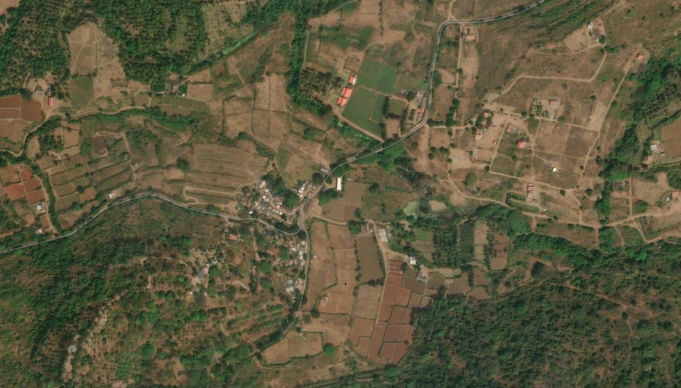
#> input picture data/Seven Villages/kodanur.png, 1362 x 775 px (shown at 1/2 size)
$ python -i auto_generate_organic_polygons.py   (imports and definitions only)
#> lines starting #> are read from the running program, lines starting #| are printed output that depends on the picture
"""
MACONFLIC - Organic Terrain-Edge Polygon Generator  (v2 — ray-cast approach)
=============================================================================
Produces genuinely organic, terrain-following polygon cutouts for each village
satellite screenshot.  Each village gets a completely independent shape derived
from its own image content — NOT a perturbed ellipse.

Algorithm
---------
1.  Load the source satellite PNG (RGB, full resolution).
2.  Detect and strip bottom/top UI bars (Esri watermark row = low variance).
3.  Build a local-variance saliency map: each pixel scores how much
    colour variation exists in its local neighbourhood.
4.  For N angles around the image centre, cast a ray outward to the content
    boundary, then walk inward until meaningful terrain is found.
5.  Apply two-layer macro + micro noise perturbation (large amplitude) so
    the boundary has genuine bays, peninsulas, and concavities.
6.  Light 3-neighbour smoothing preserves organic character without ovals.
7.  Save annotation JSON compatible with generate_village_polygon_cutouts.py.

Run:
    python scripts/auto_generate_organic_polygons.py
    python scripts/auto_generate_organic_polygons.py --village kodanur
    python scripts/auto_generate_organic_polygons.py --force    # overwrite existing
    python scripts/auto_generate_organic_polygons.py --preview  # save debug preview
"""

import os
import sys
import json
import math
import argparse
from datetime import datetime

try:
    import numpy as np
except ImportError:
    print("[ERROR] numpy required. Run: pip install numpy")
    sys.exit(1)

try:
    from PIL import Image, ImageFilter, ImageDraw
except ImportError:
    print("[ERROR] Pillow required. Run: pip install Pillow")
    sys.exit(1)

# ── Paths ────────────────────────────────────────────────────────────────────
REPO_ROOT      = os.path.abspath(os.path.join(os.path.dirname(__file__), ".."))
INPUT_DIR      = os.path.join(REPO_ROOT, "data", "Seven Villages")
ANNOTATION_DIR = os.path.join(REPO_ROOT, "data", "village_polygon_cutouts", "annotations")
OUTPUT_DIR     = os.path.join(REPO_ROOT, "data", "village_polygon_cutouts", "outputs")
# [2 lines not run here, left out]

VILLAGE_MAP = {
    "kodanur":    "kodanur.png",
    "pudur":      "pudur.png",
    "panapalli":  "panapalli.png",
    "kandivazhi": "kandivazhi.png",
    "sembukarai": "sembukarai.png",
}

# Per-village tuning: each village gets its own seed, frequency, and amplitude
# so every polygon shape is visually distinct from all other villages.
VILLAGE_PARAMS = {
    "kodanur":    {"seed": 11,  "n_pts": 300, "macro_amp": 0.22, "micro_amp": 0.10,
                   "macro_freq": 5,  "micro_freq": 18, "edge_margin": 0.04,
                   "content_pull": 0.18, "smooth_passes": 3},
    "pudur":      {"seed": 37,  "n_pts": 280, "macro_amp": 0.26, "micro_amp": 0.11,
                   "macro_freq": 6,  "micro_freq": 20, "edge_margin": 0.05,
                   "content_pull": 0.20, "smooth_passes": 3},
    "panapalli":  {"seed": 53,  "n_pts": 290, "macro_amp": 0.20, "micro_amp": 0.09,
                   "macro_freq": 4,  "micro_freq": 16, "edge_margin": 0.04,
                   "content_pull": 0.16, "smooth_passes": 3},
    "kandivazhi": {"seed": 79,  "n_pts": 320, "macro_amp": 0.28, "micro_amp": 0.12,
                   "macro_freq": 7,  "micro_freq": 22, "edge_margin": 0.03,
                   "content_pull": 0.22, "smooth_passes": 3},
    "sembukarai": {"seed": 97,  "n_pts": 310, "macro_amp": 0.24, "micro_amp": 0.10,
                   "macro_freq": 5,  "micro_freq": 19, "edge_margin": 0.04,
                   "content_pull": 0.19, "smooth_passes": 3},
}


# ── Smooth periodic noise ─────────────────────────────────────────────────────

def _smooth_noise(n: int, seed: int, freq: float,
                  octaves: int = 4, persistence: float = 0.55) -> np.ndarray:
    """
    Periodic 1-D noise in [-1, 1] via layered sinusoids with random phase.
    Periodic so the polygon ring wraps seamlessly.
    """
    rng = np.random.default_rng(seed)
    t = np.linspace(0, 2 * math.pi, n, endpoint=False)
    result = np.zeros(n)
    amp = 1.0
    total = 0.0
    for k in range(1, octaves + 1):
        phase = rng.uniform(0, 2 * math.pi)
        result += amp * np.sin(freq * k * t + phase)
        total  += amp
        amp    *= persistence
    return result / total   # [-1, 1]


# ── UI bar detection ──────────────────────────────────────────────────────────

def detect_ui_insets(arr: np.ndarray) -> tuple:
    """
    Return (top_px, bottom_px, left_px, right_px) of low-variance UI chrome
    (Esri / Google watermark bars).
    """
    h, w = arr.shape[:2]
    top_px = bot_px = lft_px = rgt_px = 0

    for y in range(h - 1, max(h - 80, 0), -1):
        if float(arr[y].std()) < 20:
            bot_px = h - y
        else:
            break
    for y in range(0, min(80, h)):
        if float(arr[y].std()) < 20:
            top_px = y + 1
        else:
            break
    for x in range(0, min(60, w)):
        if float(arr[:, x].std()) < 20:
            lft_px = x + 1
        else:
            break
    for x in range(w - 1, max(w - 60, 0), -1):
        if float(arr[:, x].std()) < 20:
            rgt_px = w - x
        else:
            break

    return top_px, bot_px, lft_px, rgt_px


# ── Local-variance saliency map ───────────────────────────────────────────────

def build_saliency(arr_gray: np.ndarray, radius: int = 12) -> np.ndarray:
    """
    Float32 saliency map: local standard deviation of pixel brightness.
    High value = rich terrain content (roads, buildings, varied vegetation).
    Uses two box-blur passes (fast, no scipy/cv2 needed).
    """
    pil = Image.fromarray(arr_gray)
    br  = radius * 2 + 1
    # E[X]
    mean_arr = np.array(pil.filter(ImageFilter.BoxBlur(br)), dtype=np.float32)
    # E[X^2]  — scale to stay in uint8 range for the blur, then un-scale
    sq_arr = np.clip(arr_gray.astype(np.float32) ** 2 / 255.0, 0, 255).astype(np.uint8)
    mean_sq = np.array(
        Image.fromarray(sq_arr).filter(ImageFilter.BoxBlur(br)), dtype=np.float32
    ) * 255.0
    variance = np.maximum(0.0, mean_sq - mean_arr ** 2)
    std_map  = np.sqrt(variance)
    mx = std_map.max()
    if mx > 0:
        std_map /= mx
    return std_map


# ── Ray-cast boundary finder ──────────────────────────────────────────────────

def raycast_boundary(saliency: np.ndarray,
                     cx: float, cy: float,
                     angle: float,
                     x_min: int, x_max: int,
                     y_min: int, y_max: int,
                     content_pull: float = 0.18,
                     step: float = 2.0) -> tuple:
    """
    From (cx, cy) fire a ray at 'angle' to the content rectangle boundary.
    Walk INWARD along the ray accumulating saliency until the cumulative
    sum exceeds content_pull * ray_length — that is where meaningful terrain
    content begins.  Returns (bx, by) in image pixel coordinates.

    Effect: the polygon naturally follows where terrain actually is, not
    just a fixed ellipse distance from the image centre.
    """
    h, w = saliency.shape
    dx = math.cos(angle)
    dy = math.sin(angle)

    # Maximum t before leaving the valid rectangle
    if abs(dx) > 1e-9:
        t_x = ((x_max if dx > 0 else x_min) - cx) / dx
    else:
        t_x = 1e9
    if abs(dy) > 1e-9:
        t_y = ((y_max if dy > 0 else y_min) - cy) / dy
    else:
        t_y = 1e9
    t_max = min(t_x, t_y) - step
    if t_max <= step:
        return (cx, cy)

    target = content_pull * (t_max / step)
    cumulative = 0.0
    t = t_max

    while t > step:
        ix = max(0, min(w - 1, int(cx + dx * t)))
        iy = max(0, min(h - 1, int(cy + dy * t)))
        cumulative += saliency[iy, ix]
        if cumulative >= target:
            break
        t -= step

    bx = max(float(x_min), min(float(x_max), cx + dx * t))
    by = max(float(y_min), min(float(y_max), cy + dy * t))
    return (bx, by)


# ── Main polygon generator ────────────────────────────────────────────────────

def generate_organic_polygon(img: Image.Image,
                              n_pts: int = 300,
                              macro_amp: float = 0.22,
                              micro_amp: float = 0.10,
                              macro_freq: int = 5,
                              micro_freq: int = 18,
                              edge_margin: float = 0.04,
                              content_pull: float = 0.18,
                              seed: int = 42,
                              smooth_passes: int = 3) -> list:
    """
    Generate a unique, terrain-following organic polygon for one village.

    Steps
    -----
    1.  Build a local-variance saliency map from the satellite image.
    2.  For each of n_pts angles, ray-cast from the image centre outward
        and find where the terrain content begins (boundary point).
    3.  Apply two-layer sinusoidal noise (macro + micro) with large
        amplitude so the boundary develops genuine bays and peninsulas.
    4.  Lightly smooth (3-neighbour, low weight on neighbours) to remove
        pixel-level jags while preserving concavities.

    Returns list of [x, y] pixel coordinate pairs.
    """
    w, h    = img.size
    arr_rgb  = np.array(img.convert("RGB"))
    arr_gray = np.array(img.convert("L"))

    # Detect and exclude UI chrome
    ti, bi, li, ri = detect_ui_insets(arr_rgb)
    mgx = max(int(w * edge_margin), li + 4, ri + 4)
    mgy = max(int(h * edge_margin), ti + 4)
    mgy_bot = max(mgy, bi + int(h * 0.04))

    x_min, x_max = mgx, w - mgx
    y_min, y_max = mgy, h - mgy_bot
    cx = (x_min + x_max) / 2.0
    cy = (y_min + y_max) / 2.0
    half_dim = max((x_max - x_min) / 2.0, (y_max - y_min) / 2.0)

    # Saliency map
    saliency = build_saliency(arr_gray, radius=14)

    # Ray-cast boundary for every angle
    angles   = [2 * math.pi * i / n_pts for i in range(n_pts)]
    raw_pts  = [raycast_boundary(saliency, cx, cy, a,
                                  x_min, x_max, y_min, y_max,
                                  content_pull=content_pull, step=2.0)
                for a in angles]
    raw_r    = [math.hypot(p[0] - cx, p[1] - cy) for p in raw_pts]

    # Two-layer noise: macro (large bays) + micro (small indentations)
    noise_macro = _smooth_noise(n_pts, seed=seed,      freq=macro_freq, octaves=5, persistence=0.60)
    noise_micro = _smooth_noise(n_pts, seed=seed + 13, freq=micro_freq, octaves=3, persistence=0.45)

    points = []
    for i, angle in enumerate(angles):
        r_base   = raw_r[i]
        macro_d  = noise_macro[i] * macro_amp * half_dim
        micro_d  = noise_micro[i] * micro_amp * half_dim
        r_new    = max(r_base + macro_d + micro_d, half_dim * 0.12)

        px = cx + r_new * math.cos(angle)
        py = cy + r_new * math.sin(angle)
        px = max(float(x_min), min(float(x_max), px))
        py = max(float(y_min), min(float(y_max), py))
        points.append([px, py])

    # Light smoothing — weights: prev 0.15, curr 0.70, next 0.15
    # Keeps concavities because neighbour weight is low
    for _ in range(smooth_passes):
        n = len(points)
        smoothed = []
        for i in range(n):
            prev = points[(i - 1) % n]
            curr = points[i]
            nxt  = points[(i + 1) % n]
            sx = prev[0] * 0.15 + curr[0] * 0.70 + nxt[0] * 0.15
            sy = prev[1] * 0.15 + curr[1] * 0.70 + nxt[1] * 0.15
            smoothed.append([round(sx, 1), round(sy, 1)])
        points = smoothed

    return points


# ── Preview helper ────────────────────────────────────────────────────────────

# [121 lines left out: functions make_cutout_preview, process_village, main, not called in this run]


# [94 lines not run here, left out]


# ── Preview helper ──────────────────────────────────────────────────────────

# [32 lines left out: function make_preview, not called in this run]


# ── Per-village seed tuning ─────────────────────────────────────────────────
# Each village gets its own noise seed so boundaries are visually distinct.
VILLAGE_PARAMS = {
    "kodanur":    {"seed": 11, "n_pts": 140, "max_perturb": 0.09, "base_inset": 0.025},
    "pudur":      {"seed": 37, "n_pts": 120, "max_perturb": 0.10, "base_inset": 0.03},
    "panapalli":  {"seed": 53, "n_pts": 130, "max_perturb": 0.085,"base_inset": 0.025},
    "kandivazhi": {"seed": 79, "n_pts": 150, "max_perturb": 0.095,"base_inset": 0.02},
    "sembukarai": {"seed": 97, "n_pts": 135, "max_perturb": 0.09, "base_inset": 0.03},
}


# ── Main ────────────────────────────────────────────────────────────────────

# [77 lines left out: functions process_village, main, not called in this run]


# [2 lines not run here, left out]

>>> from PIL import Image
>>> picture = Image.open('../data/Seven Villages/kodanur.png')
#> picture is the input picture: PIL image 1362x775 RGBA; mean R, G, B, A 91.9, 87.9, 61.8, 255
>>> result = generate_organic_polygon(picture)
#> in generate_organic_polygon, `arr_gray = np.array(img.convert("L"))`:
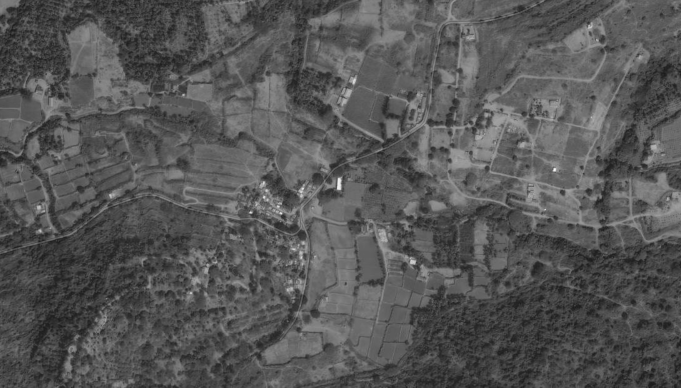
#> arr_gray: shape (775, 1362) (shown at 1/2 size); min 19, max 251, mean 86.1
#> in generate_organic_polygon, `ti, bi, li, ri = detect_ui_insets(arr_rgb)`: ti = 0; bi = 2; li = 0
#> in generate_organic_polygon, `mgx = max(int(w * edge_margin), li + 4, ri + 4)`: mgx = 54
#> in generate_organic_polygon, `mgy = max(int(h * edge_margin), ti + 4)`: mgy = 31
#> in generate_organic_polygon, `mgy_bot = max(mgy, bi + int(h * 0.04))`: mgy_bot = 33
#> in generate_organic_polygon, `x_min, x_max = mgx, w - mgx`: x_min = 54; x_max = 1308
#> in generate_organic_polygon, `y_min, y_max = mgy, h - mgy_bot`: y_min = 31; y_max = 742
#> in generate_organic_polygon, `cx = (x_min + x_max) / 2.0`: cx = 681
#> in generate_organic_polygon, `cy = (y_min + y_max) / 2.0`: cy = 386.5
#> in generate_organic_polygon, `half_dim = max((x_max - x_min) / 2.0, (y_max - y_min) / 2.0)`: half_dim = 627
#> in build_saliency, `mean_arr = np.array(pil.filter(ImageFilter.BoxBlur(br)), dtype=np.floa..`:
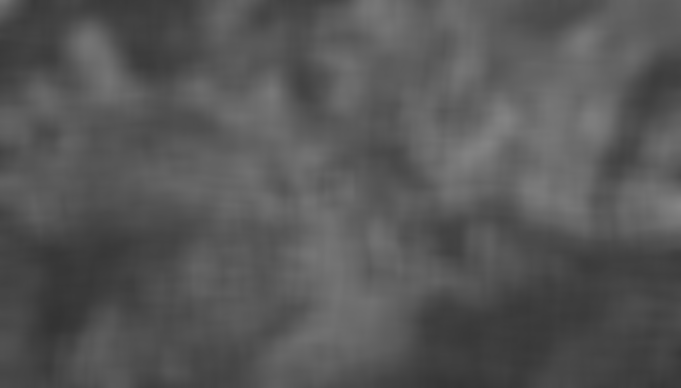
#> mean_arr: shape (775, 1362) float32 (shown at 1/2 size); min 51, max 133, mean 86.1
#> in build_saliency, `sq_arr = np.clip(arr_gray.astype(np.float32) ** 2 / 255.0, 0, 255).ast..`:
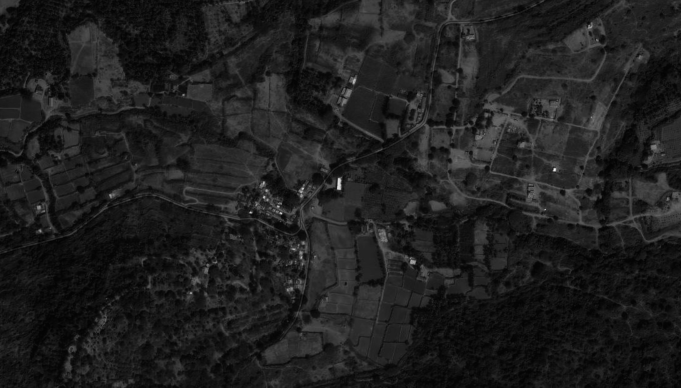
#> sq_arr: shape (775, 1362) (shown at 1/2 size); min 1, max 247, mean 31
#> in build_saliency, `mean_sq = np.array( Image.fromarray(sq_arr).filter(ImageFilter.BoxBlur..`:
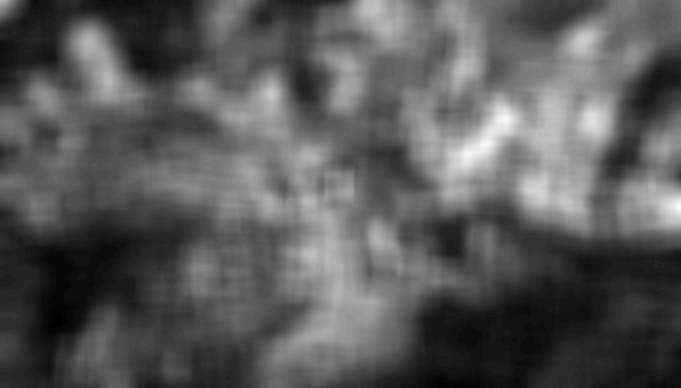
#> mean_sq: shape (775, 1362) float32 (shown at 1/2 size); min 2550, max 17850, mean 7902.2; drawn with min black and max white
#> in build_saliency, `variance = np.maximum(0.0, mean_sq - mean_arr ** 2)`:
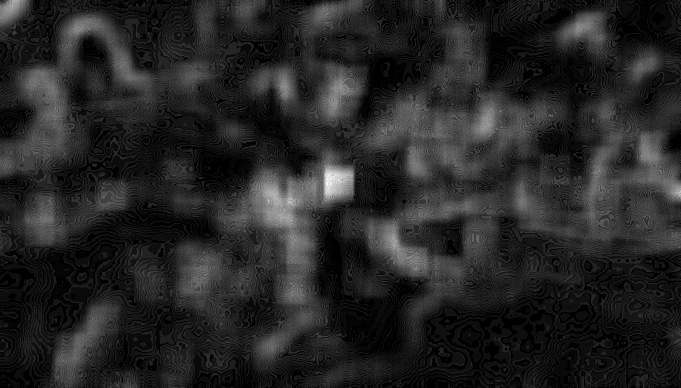
#> variance: shape (775, 1362) float32 (shown at 1/2 size); min 0, max 1619, mean 240.8; drawn with min black and max white
#> in build_saliency, `std_map  = np.sqrt(variance)`:
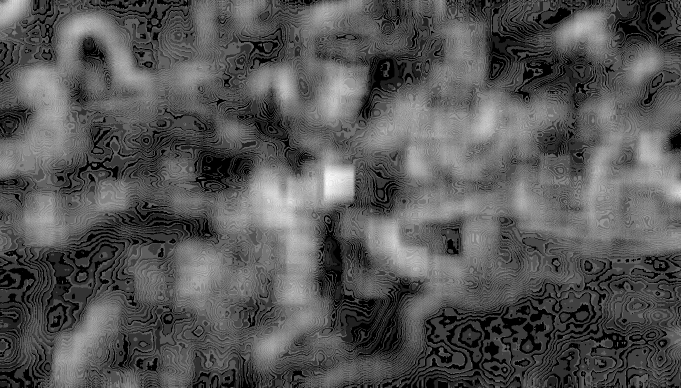
#> std_map: shape (775, 1362) float32 (shown at 1/2 size); min 0, max 40.24, mean 13.6; drawn with min black and max white
#> in build_saliency, `mx = std_map.max()`: mx = 40.24
#> in raycast_boundary, `t_x = ((x_max if dx > 0 else x_min) - cx) / dx`: t_x = 627
#> in raycast_boundary, `t_max = min(t_x, t_y) - step`: t_max = 625
#> in raycast_boundary, `target = content_pull * (t_max / step)`: target = 56.25
#> in raycast_boundary, `t = t_max`: t = 625
#> the loop in raycast_boundary, `while t > step:` made 118 passes
#> (ix, cumulative, t) on passes 1 to 12: (1306, 0.382, 623), (1304, 0.764, 621), (1302, 1.3, 619), (1300, 1.83, 617), (1298, 2.19, 615), (1296, 2.7, 613), (1294, 3.03, 611), (1292, 3.52, 609), (1290, 4.04, 607), (1288, 4.55, 605), (1286, 5.07, 603), (1284, 5.4, 601)
#> after the loop in raycast_boundary, `while t > step:`: cumulative = 56.32; t = 391
#> in raycast_boundary, `bx = max(float(x_min), min(float(x_max), cx + dx * t))`: bx = 1072
#> in raycast_boundary, `by = max(float(y_min), min(float(y_max), cy + dy * t))`: by = 386.5
#> the loop in raycast_boundary (call 2), `while t > step:` made 119 passes
#> (ix, iy, cumulative, t) on passes 1 to 12: (1306, 399, 0.404, 623.1), (1304, 399, 0.786, 621.1), (1302, 399, 1.32, 619.1), (1300, 399, 1.68, 617.1), (1298, 399, 2.19, 615.1), (1296, 399, 2.68, 613.1), (1294, 399, 3.18, 611.1), (1292, 399, 3.67, 609.1), (1290, 399, 4.19, 607.1), (1288, 399, 4.7, 605.1), (1286, 399, 5.03, 603.1), (1284, 399, 5.52, 601.1)
